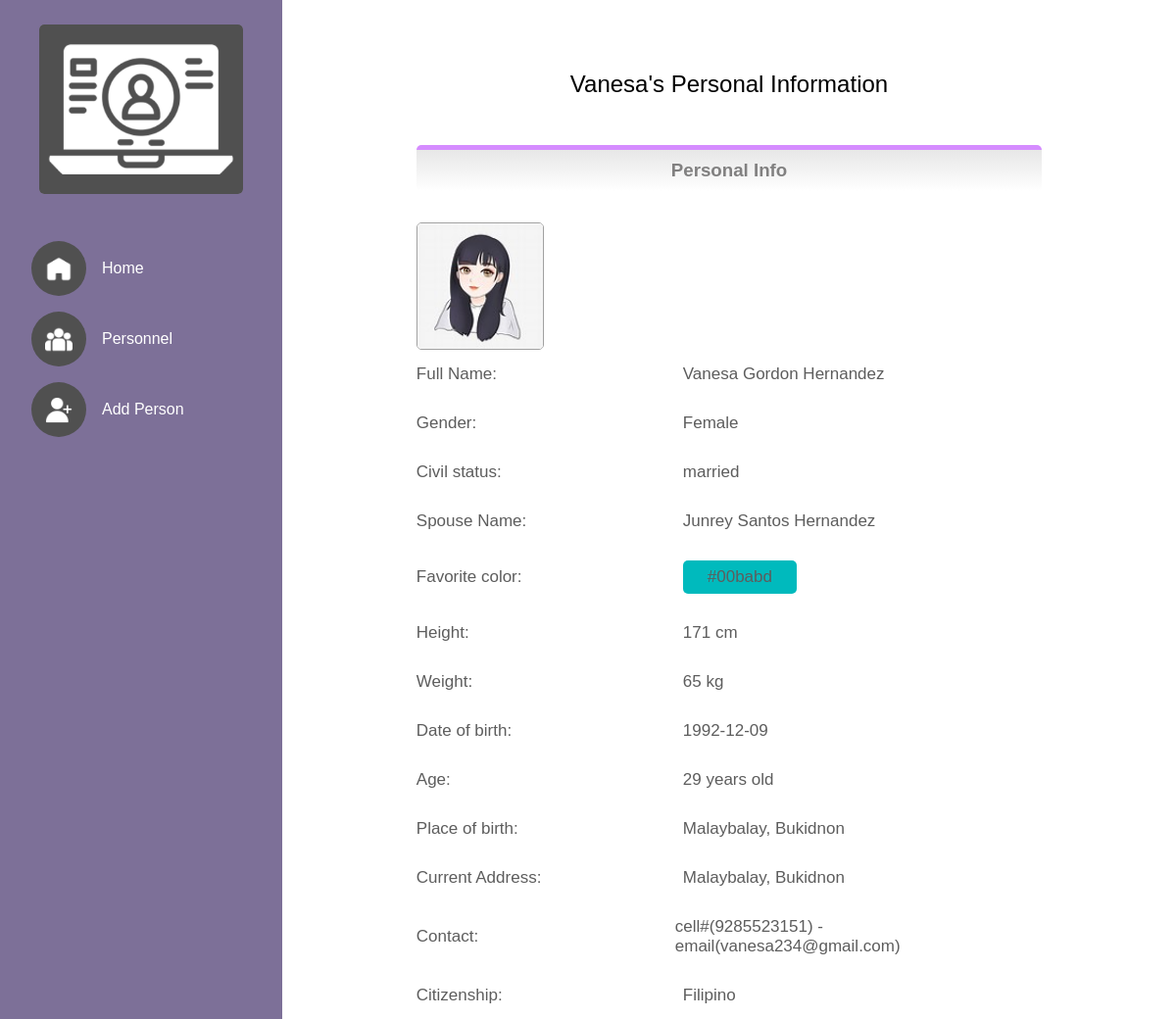
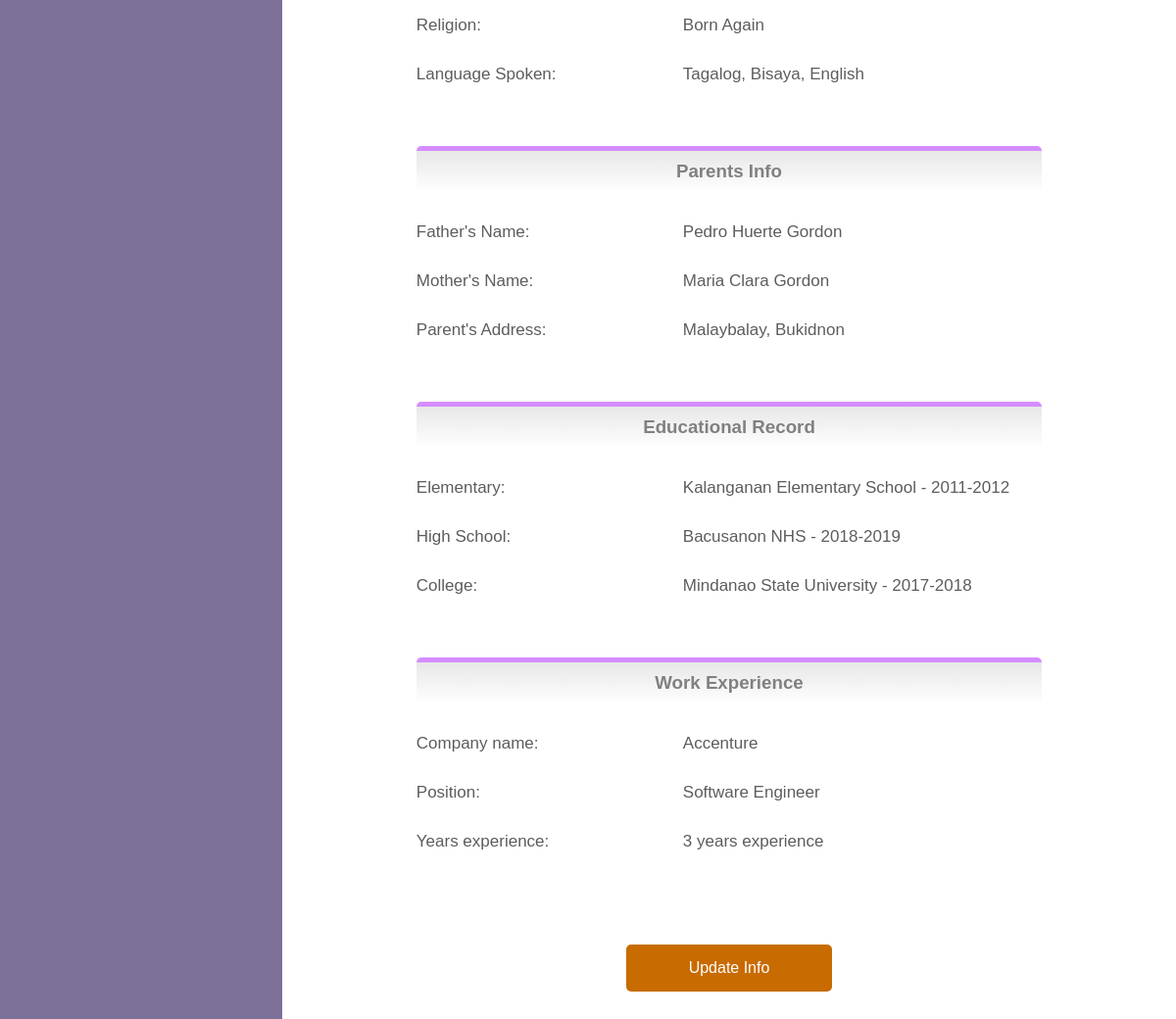
/person_viewer.php?person_id=61b562e911b776.45399019, run on the app's committed database (2 pictures, top to bottom).
### tables this page shows
CREATE TABLE `personnel` (
  `person_id` varchar(40) NOT NULL,
  `image_name` varchar(40) NOT NULL,
  `firstname` varchar(40) NOT NULL,
  `middlename` varchar(40) NOT NULL,
  `lastname` varchar(40) NOT NULL,
  `extension` varchar(5) NOT NULL,
  `gender` varchar(10) NOT NULL,
  `civil_status` varchar(15) NOT NULL,
  `favorite_color` varchar(10) NOT NULL,
  `height` int(5) NOT NULL,
  `weight` int(5) NOT NULL,
  `date_of_birth` varchar(10) NOT NULL,
  `age` int(5) NOT NULL,
  `city_mun_pob` varchar(40) NOT NULL,
  `province_pob` varchar(40) NOT NULL,
  `city_mun_address` varchar(40) NOT NULL,
  `province_address` varchar(40) NOT NULL,
  `phone_number` bigint(20) NOT NULL,
  `email` varchar(40) NOT NULL,
  `citizenship` varchar(40) NOT NULL,
  `religion` varchar(40) NOT NULL,
  `language_spoken` varchar(40) NOT NULL
);

CREATE TABLE `spouse` (
  `person_id` varchar(40) NOT NULL,
  `spouse_fname` varchar(40) NOT NULL,
  `spouse_mname` varchar(40) NOT NULL,
  `spouse_lname` varchar(40) NOT NULL
);

CREATE TABLE `parents` (
  `person_id` varchar(40) NOT NULL,
  `father_fname` varchar(40) NOT NULL,
  `father_mname` varchar(40) NOT NULL,
  `father_lname` varchar(40) NOT NULL,
  `mother_fname` varchar(40) NOT NULL,
  `mother_mname` varchar(40) NOT NULL,
  `mother_lname` varchar(40) NOT NULL,
  `parent_city_mun_address` varchar(40) NOT NULL,
  `parent_province_address` varchar(40) NOT NULL
);

CREATE TABLE `educ_record` (
  `person_id` varchar(40) NOT NULL,
  `elem_school_name` varchar(40) NOT NULL,
  `elem_grad_sy` varchar(20) NOT NULL,
  `high_school_name` varchar(40) NOT NULL,
  `high_grad_sy` varchar(20) NOT NULL,
  `coll_school_name` varchar(40) NOT NULL,
  `coll_grad_sy` varchar(20) NOT NULL
);

CREATE TABLE `w_experience` (
  `person_id` varchar(40) NOT NULL,
  `company_name` varchar(40) NOT NULL,
  `position` varchar(40) NOT NULL,
  `years_experience` int(10) NOT NULL
);

### process/getters.php (called while the page is built, shortened)
<?php
require_once $_SERVER['DOCUMENT_ROOT'] . "/rdpis/process/dbh.php";
function get_person_data(){
    if(isset($_GET["person_id"])){
        $person_id = $_GET["person_id"];
    }else{
        header("Location: ./personnel.php");
        exit();
    }
    $sql = "SELECT * FROM personnel, spouse, parents, educ_record, w_experience WHERE
        spouse.person_id        = personnel.person_id &&
        parents.person_id       = personnel.person_id &&
        educ_record.person_id   = personnel.person_id &&
        w_experience.person_id  = personnel.person_id &&
        personnel.person_id     = '$person_id'
    ";
    $result = mysqli_query(db_connect(), $sql);
    if($person_data = mysqli_fetch_assoc($result)){
        return $person_data;
    }else{
        header("Location: ./personnel.php");
    }
}

### process/dbh.php (called while the page is built, shortened)
<?php
function db_connect(){
    $con = mysqli_connect("localhost", "root", "", "rdpis");
    return $con;
}

### person_viewer.php (the view, shortened to what this page needs)
<?php
    require_once $_SERVER['DOCUMENT_ROOT'] . "/rdpis/process/getters.php";
    $person_data = get_person_data();
?>
<!DOCTYPE html>
<html lang="en">
<head>
    <link rel="stylesheet" href="./css/general.css">
    <link rel="stylesheet" href="./css/person_viewer.css">
</head>
<body>
    <div class="main_container">
        <?php include "./includes/sidebar.inc.php"; ?>
        <div class="container">
            <ul class="info_container">
                <h2><?php echo $person_data["firstname"]; ?>'s Personal Information</h2>
                <h3>Personal Info</h3>
                <?php
                    echo $person_data["image_name"] ?
                        '<img id="profile_image" onClick="showProfileImage(`'.$person_data["image_name"].'`)" src="./uploads/profileImages/'. $person_data["image_name"] .'" alt="profile">'
                        :'<img src="./images/user_placeholder.png" alt="profile">
                    ';
                ?>
                <li>
                    <b>Full Name: </b>
                    <?php
                        echo $person_data["firstname"] .'
                        '. ($person_data["middlename"] == "N/A" ? "" : $person_data["middlename"]) .'
                        '. $person_data["lastname"] .' '. $person_data["extension"];
                    ?>
                </li>
                <li>
                    <b>Gender: </b> <?php echo ucwords($person_data["gender"]); ?>
                </li>
                <li>
                    <b>Civil status:</b> <?php echo $person_data["civil_status"]; ?>
                </li>
                <?php
                    if($person_data["civil_status"] == "married"){
                        ?>
                            <li>
                                <b>Spouse Name:</b>
                                <?php echo $person_data["spouse_fname"].'
                                    '. $person_data["spouse_mname"].'
                                    '.$person_data["spouse_lname"];
                                ?>
                            </li>
                        <?php
                    }
                ?>
                <li>
                    <b>Favorite color:</b>
                    <div style="background-color: <?php echo $person_data["favorite_color"]; ?> ; padding:7px 25px; width:fit-content; border-radius:5px;">
                        <?php echo $person_data["favorite_color"]; ?>
                    </div>
                </li>
                <li>
                    <b>Height:</b> <?php echo $person_data["height"] . ' cm'; ?>
                </li>
                <li>
                    <b>Weight:</b> <?php echo $person_data["weight"] . ' kg'; ?>
                </li>
                <li>
                    <b>Date of birth:</b> <?php echo $person_data["date_of_birth"]; ?>
                </li>
                <li>
                    <b>Age:</b> <?php echo $person_data["age"] . ' years old'; ?>
                </li>
                <li>
                    <b>Place of birth:</b>
                    <?php
                        echo $person_data["city_mun_pob"] . ',
                        ' . $person_data["province_pob"];
                    ?>
                </li>
                <li>
                    <b>Current Address:</b>
                    <?php
                        echo $person_data["city_mun_address"] . ',
                        ' . $person_data["province_address"];
                    ?>
                </li>
                <li>
                    <b>Contact:</b>
                    <?php
                        echo 'cell#('. $person_data["phone_number"] .')
                        - email('. $person_data["email"] .')';
                    ?>
                </li>
                <li>
                    <b>Citizenship:</b> <?php echo $person_data["citizenship"]; ?>
                </li>
                <li>
                    <b>Religion:</b> <?php echo $person_data["religion"]; ?>
                </li>
                <li>
                    <b>Language Spoken:</b> <?php echo $person_data["language_spoken"]; ?>
                </li>
                <h3>Parents Info</h3>
                <li>
                    <b>Father's Name:</b>
                    <?php
                        echo $person_data["father_fname"] .'
                        '. ($person_data["father_mname"] == "N/A" ? "" : $person_data["father_mname"]) .'
                        '. $person_data["father_lname"];
                    ?>
                </li>
                <li>
                    <b>Mother's Name:</b>
                    <?php
                        echo $person_data["mother_fname"] .'
                        '. ($person_data["mother_mname"] == "N/A" ? "" : $person_data["mother_mname"]) .'
                        '. $person_data["mother_lname"];
                    ?>
                </li>
                <li>
                    <b>Parent's Address:</b>
                    <?php
                        echo $person_data["parent_city_mun_address"] . ',
                        ' . $person_data["parent_province_address"];
                    ?>
                </li>
                <h3>Educational Record</h3>
                <li>
                    <b>Elementary:</b>
                    <?php
                        echo $person_data["elem_school_name"] .' -
                        '.$person_data["elem_grad_sy"];
                    ?>
                </li>
                <li>
                    <b>High School:</b>
                    <?php
                        echo $person_data["high_school_name"] .' -
                        '.$person_data["high_grad_sy"];
                    ?>
                </li>
                <li>
                    <b>College:</b>
                    <?php
                        echo $person_data["coll_school_name"] .' -
                        '.$person_data["coll_grad_sy"];
                    ?>
                </li>
                <h3>Work Experience</h3>
                <li>
                    <b>Company name:</b> <?php echo $person_data["company_name"]; ?>
                </li>
                <li>
                    <b>Position:</b> <?php echo $person_data["position"]; ?>
                </li>
                <li>
                    <b>Years experience:</b> <?php echo $person_data["years_experience"] . ' years experience'; ?>
                </li>
                <a href="./person_form.php?person_id=<?php echo $person_data["person_id"]; ?>">Update Info</a>
            </ul>
        </div>
    </div>
</body>
</html>

### css/general.css (style rules this page uses)
* { margin: 0; padding: 0; font-family: Verdana, Geneva, Tahoma, sans-serif; }
.main_container { display: flex; background-color: #FFF; }
.container { flex: 1; margin-left: 18rem; height: 100vh; overflow-y: scroll; display: flex; flex-direction: column; align-items: center; }

### css/person_viewer.css (style rules this page uses)
.info_container { display: flex; flex-direction: column; background-color: #FFF; width: 70%; margin: 1.5rem 0; padding: 3rem 7rem; border-radius: 5px; }
.info_container h2 { text-align: center; font-weight: 500; }
.info_container h3 { width: 100%; padding: 10px 0; margin-top: 3rem; margin-bottom: 1rem; text-align: center; color: #818080; background: linear-gradient(#e7e7e7, #FFF); border-top: 5px solid #d58cff; border-radius: 5px; }
#profile_image { width: 8rem; height: 8rem; border: 1px solid #a1a1a1; border-radius: 5px; margin-top: 1rem; object-fit: cover; cursor: pointer; }
.info_container li { list-style: none; font-size: 17px; padding: 15px 0; display: flex; align-items: center; color: #5d5d5d; }
.info_container b { font-weight: 500; width: 17rem; }
.info_container a { width: fit-content; padding: 15px 4rem; margin: 5rem; border-radius: 5px; background-color: #c86b00; color: #FFF; text-decoration: none; align-self: center; }

### data on the page
personnel: firstname "Vanesa", image_name (picture), middlename "Gordon", lastname "Hernandez", gender "Female", civil_status "married", spouse.spouse_fname "Junrey", spouse.spouse_mname "Santos", spouse.spouse_lname "Hernandez", favorite_color "#00babd", height "171", weight "65", date_of_birth "1992-12-09", age "29", city_mun_pob "Malaybalay", province_pob "Bukidnon", city_mun_address "Malaybalay", province_address "Bukidnon", phone_number "9285523151", email "vanesa234@gmail.com", citizenship "Filipino", religion "Born Again", language_spoken "Tagalog, Bisaya, English", parents.father_fname "Pedro", parents.father_mname "Huerte", parents.father_lname "Gordon", parents.mother_fname "Maria", parents.mother_mname "Clara", parents.mother_lname "Gordon", parents.parent_city_mun_address "Malaybalay", parents.parent_province_address "Bukidnon", educ_record.elem_school_name "Kalanganan Elementary School", educ_record.elem_grad_sy "2011-2012", educ_record.high_school_name "Bacusanon NHS", educ_record.high_grad_sy "2018-2019", educ_record.coll_school_name "Mindanao State University", educ_record.coll_grad_sy "2017-2018", w_experience.company_name "Accenture", w_experience.position "Software Engineer", w_experience.years_experience "3"
